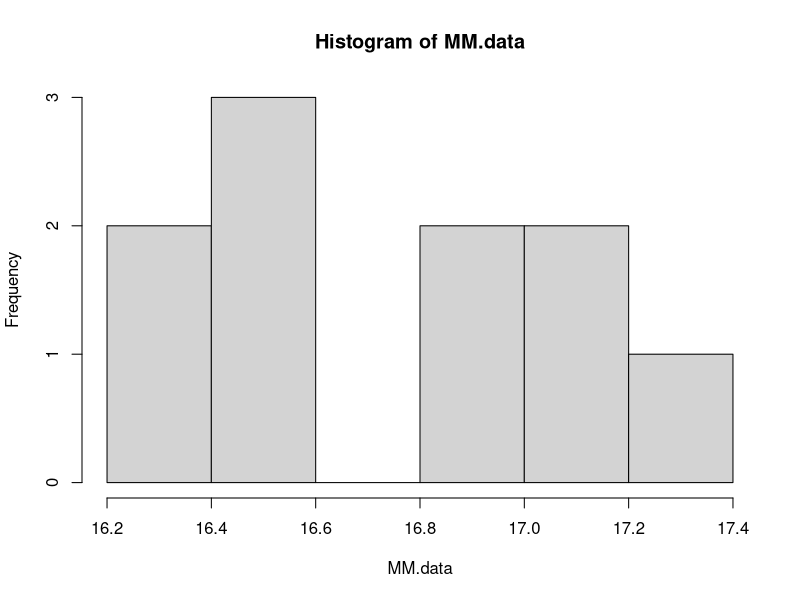
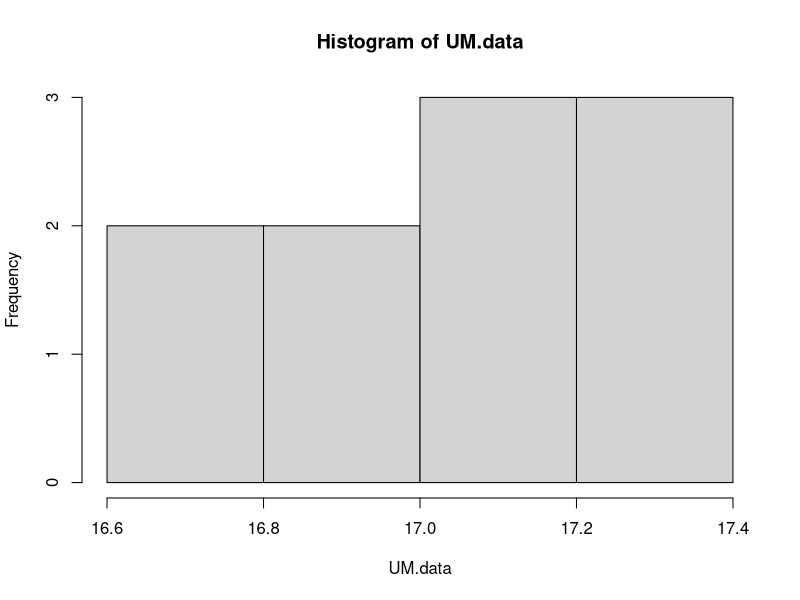
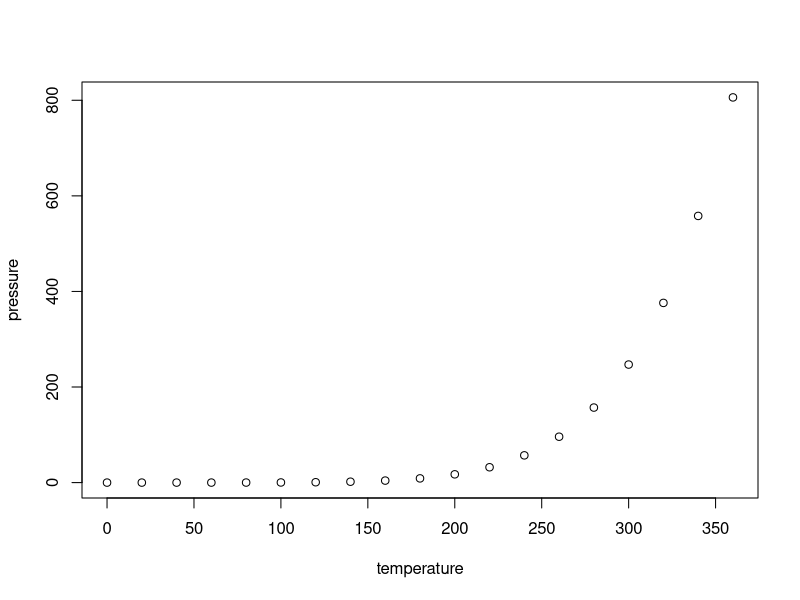

Generate these figures, in order, with R:
## ---- chunk 1
knitr::opts_chunk$set(echo = TRUE)
## ---- chunk 2
MM.data= c(16.85, 16.40, 17.21, 16.35, 16.52, 17.04, 16.96, 17.15, 16.59, 16.57)

UM.data= c(16.66, 16.75, 17.37, 17.12, 16.98, 16.87, 17.34, 17.02, 17.08, 17.27)

mean(MM.data)
mean(UM.data)

median(MM.data)
median(UM.data)

sd(MM.data)
sd(UM.data)

var(MM.data)
var(UM.data)

IQR(MM.data)
IQR(UM.data)

hist(MM.data)
hist(UM.data)

#The histogram in the Modified Mortar data set is more normally distributed than the unmodified data set. The histogram in the unmodified mortar data set indicates a slightly more left-skewed distribution. 

## ---- chunk 3
z=seq(2,65,by=3) ;z

r=log(z);r

length(z)

sum(r<3)

##Find Z Critical values

qnorm(p=.025, lower.tail=TRUE)
qnorm(p=.01, lower.tail=TRUE)
## ---- chunk 4
plot(pressure)
